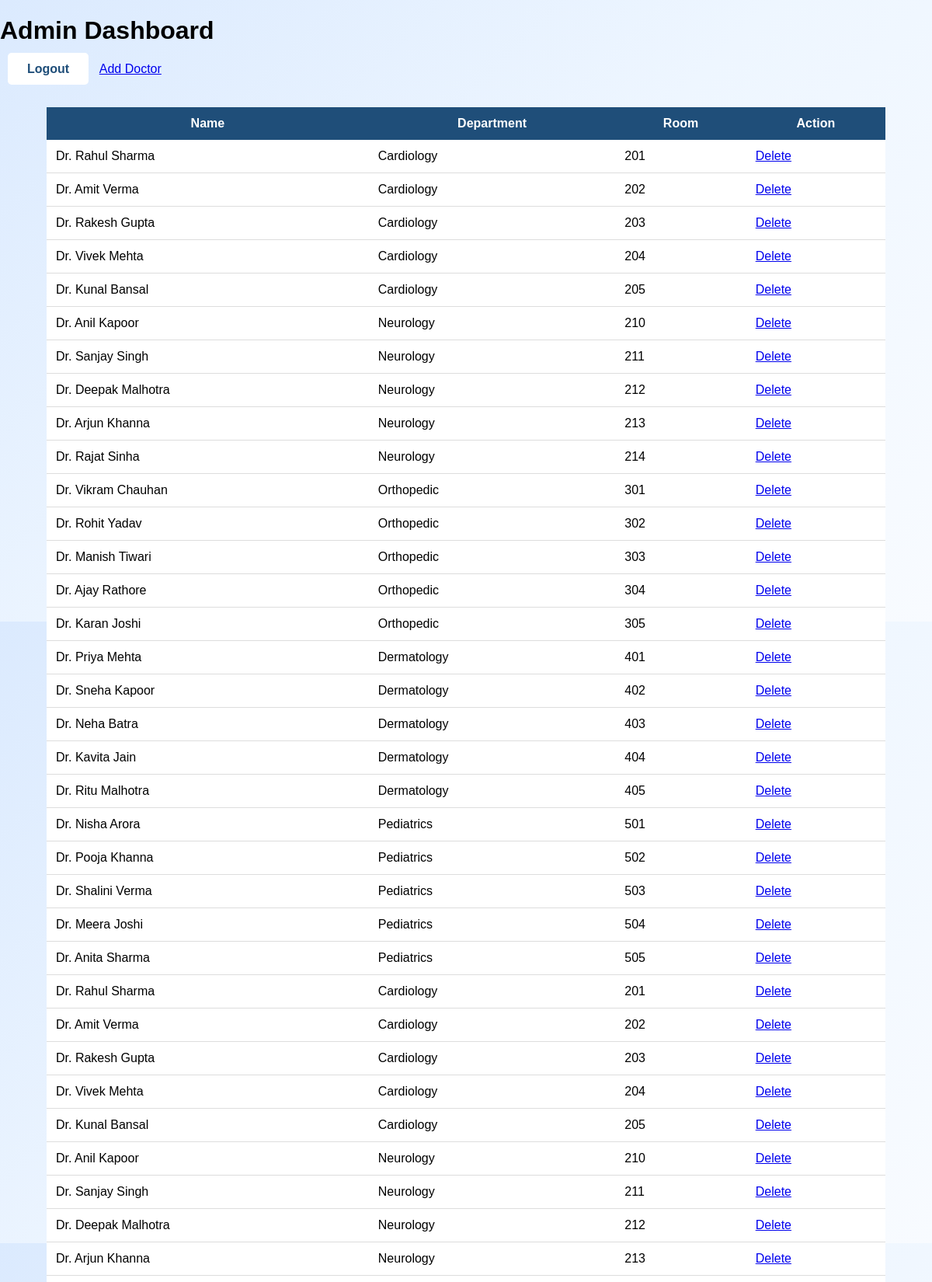
/admin (signed in, upper part), run on the app's committed database.
### tables this page shows
CREATE TABLE doctors(
id INTEGER PRIMARY KEY AUTOINCREMENT,
name TEXT,
department TEXT,
speciality TEXT,
room TEXT,
days TEXT,
time TEXT
);

### app.py (the view)
@app.route("/admin")
def admin():
    if not session.get("admin"):
        return redirect("/login")
    db = get_db()
    doctors = db.execute("SELECT * FROM doctors").fetchall()
    return render_template("admin.html", doctors=doctors)

### app.py (called while the page is built)
def get_db():
    conn = sqlite3.connect("hospital.db")
    conn.row_factory = sqlite3.Row
    return conn

### templates/admin.html (shortened to what this page needs)
<!DOCTYPE html>
<html>
<head>
<link rel="stylesheet" href="{{ url_for('static', filename='style.css') }}">
</head>
<body>
<h1>Admin Dashboard</h1>
<a href="/logout" class="btn">Logout</a>
<a href="/add_doctor">Add Doctor</a>
<table>
<tr>
<th>Name</th>
<th>Department</th>
<th>Room</th>
<th>Action</th>
</tr>
{% for d in doctors %}
<tr>
<td>{{d.name}}</td>
<td>{{d.department}}</td>
<td>{{d.room}}</td>
<td>
<a href="/delete/{{d.id}}">Delete</a>
</td>
</tr>
{% endfor %}
</table>
</body>
</html>

### static/style.css (style rules this page uses)
body { font-family: Arial, sans-serif; margin:0; background:#f5f7fb; }
body::before { content: ""; position: fixed; top: 0; left: 0; width: 100%; height: 100%; background-image: url("https://www.transparenttextures.com/patterns/medical.png"); opacity: 0.15; z-index: -1; }
.btn { background:white; color:#1f4e79; padding:12px 25px; margin:10px; border-radius:5px; text-decoration:none; font-weight:bold; }
table { width:90%; margin:40px auto; border-collapse:collapse; background:white; }
th { background:#1f4e79; color:white; padding:12px; }
td { padding:12px; border-bottom:1px solid #ddd; }
html, body { height:100%; }
body { background: linear-gradient(135deg,#dbeafe,#eef6ff,#f8fbff) !important; background-attachment: fixed; }
body::after { content:""; position:fixed; top:0; left:0; width:100%; height:100%; background-image:url("https://www.transparenttextures.com/patterns/cubes.png"); opacity:0.2; z-index:-1; }

### data on the page
doctors: name "Dr. Rahul Sharma", department "Cardiology", room "201"
doctors: name "Dr. Amit Verma", department "Cardiology", room "202"
doctors: name "Dr. Rakesh Gupta", department "Cardiology", room "203"
doctors: name "Dr. Vivek Mehta", department "Cardiology", room "204"
doctors: name "Dr. Kunal Bansal", department "Cardiology", room "205"
doctors: name "Dr. Anil Kapoor", department "Neurology", room "210"
doctors: name "Dr. Sanjay Singh", department "Neurology", room "211"
doctors: name "Dr. Deepak Malhotra", department "Neurology", room "212"
doctors: name "Dr. Arjun Khanna", department "Neurology", room "213"
doctors: name "Dr. Rajat Sinha", department "Neurology", room "214"
doctors: name "Dr. Vikram Chauhan", department "Orthopedic", room "301"
doctors: name "Dr. Rohit Yadav", department "Orthopedic", room "302"
doctors: name "Dr. Manish Tiwari", department "Orthopedic", room "303"
doctors: name "Dr. Ajay Rathore", department "Orthopedic", room "304"
doctors: name "Dr. Karan Joshi", department "Orthopedic", room "305"
doctors: name "Dr. Priya Mehta", department "Dermatology", room "401"
doctors: name "Dr. Sneha Kapoor", department "Dermatology", room "402"
doctors: name "Dr. Neha Batra", department "Dermatology", room "403"
doctors: name "Dr. Kavita Jain", department "Dermatology", room "404"
doctors: name "Dr. Ritu Malhotra", department "Dermatology", room "405"
doctors: name "Dr. Nisha Arora", department "Pediatrics", room "501"
doctors: name "Dr. Pooja Khanna", department "Pediatrics", room "502"
doctors: name "Dr. Shalini Verma", department "Pediatrics", room "503"
doctors: name "Dr. Meera Joshi", department "Pediatrics", room "504"
doctors: name "Dr. Anita Sharma", department "Pediatrics", room "505"
doctors: name "Dr. Rahul Sharma", department "Cardiology", room "201"
doctors: name "Dr. Amit Verma", department "Cardiology", room "202"
doctors: name "Dr. Rakesh Gupta", department "Cardiology", room "203"
doctors: name "Dr. Vivek Mehta", department "Cardiology", room "204"
doctors: name "Dr. Kunal Bansal", department "Cardiology", room "205"
doctors: name "Dr. Anil Kapoor", department "Neurology", room "210"
doctors: name "Dr. Sanjay Singh", department "Neurology", room "211"
doctors: name "Dr. Deepak Malhotra", department "Neurology", room "212"
doctors: name "Dr. Arjun Khanna", department "Neurology", room "213"
